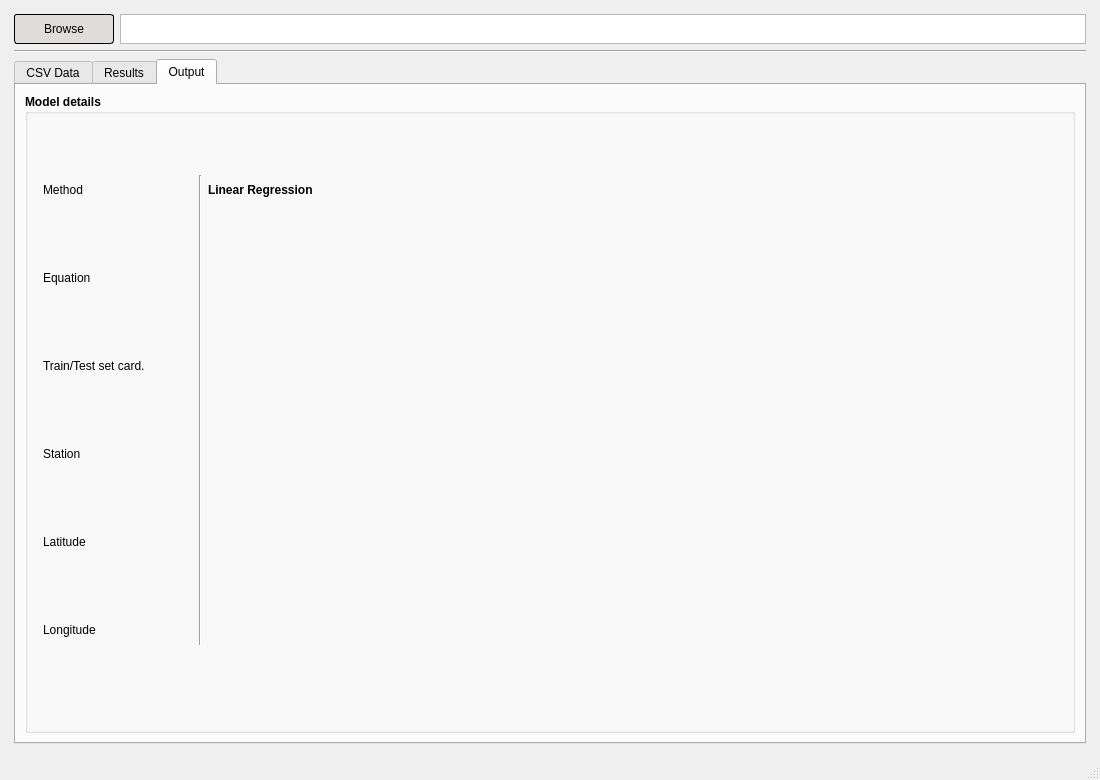
<?xml version="1.0" encoding="UTF-8"?>
<ui version="4.0">
 <class>MainWindow</class>
 <widget class="QMainWindow" name="MainWindow">
  <property name="geometry">
   <rect>
    <x>0</x>
    <y>0</y>
    <width>1100</width>
    <height>780</height>
   </rect>
  </property>
  <property name="windowTitle">
   <string>MainWindow</string>
  </property>
  <property name="windowIcon">
   <iconset resource="resource.qrc">
    <normaloff>:/img/icons/river-icon.png</normaloff>
    <disabledoff>:/img/icons/river-icon.png</disabledoff>:/img/icons/river-icon.png</iconset>
  </property>
  <property name="styleSheet">
   <string notr="true">QPushButton {
	border-radius: 3px;
	background-color: rgb(223, 220, 220);
	border: 1px solid black;
}

QPushButton:hover {
	border-radius: 3px;
	background-color: rgb(206, 251, 255);
	border: 1px solid black;
}

QPushButton:pressed {
  background-color: qlineargradient(x1: 0, y1: 0, x2: 0, y2: 1,
                                      stop: 0 #dadbde, stop: 1 #f6f7fa);
 }</string>
  </property>
  <property name="locale">
   <locale language="English" country="UnitedStates"/>
  </property>
  <widget class="QWidget" name="centralwidget">
   <layout class="QVBoxLayout" name="verticalLayout_2">
    <item>
     <layout class="QGridLayout" name="gridLayout">
      <property name="leftMargin">
       <number>5</number>
      </property>
      <property name="topMargin">
       <number>5</number>
      </property>
      <property name="rightMargin">
       <number>5</number>
      </property>
      <property name="bottomMargin">
       <number>5</number>
      </property>
      <item row="3" column="0" colspan="2">
       <widget class="Line" name="line">
        <property name="orientation">
         <enum>Qt::Horizontal</enum>
        </property>
       </widget>
      </item>
      <item row="2" column="0">
       <widget class="QPushButton" name="browseCsvPushButton">
        <property name="minimumSize">
         <size>
          <width>100</width>
          <height>30</height>
         </size>
        </property>
        <property name="maximumSize">
         <size>
          <width>100</width>
          <height>16777215</height>
         </size>
        </property>
        <property name="text">
         <string>Browse</string>
        </property>
        <property name="icon">
         <iconset resource="resource.qrc">
          <normaloff>:/img/icons/file.ico</normaloff>:/img/icons/file.ico</iconset>
        </property>
       </widget>
      </item>
      <item row="2" column="1">
       <widget class="QTextBrowser" name="browseFileName">
        <property name="minimumSize">
         <size>
          <width>0</width>
          <height>30</height>
         </size>
        </property>
        <property name="maximumSize">
         <size>
          <width>16777215</width>
          <height>30</height>
         </size>
        </property>
        <property name="overwriteMode">
         <bool>true</bool>
        </property>
       </widget>
      </item>
      <item row="4" column="0" colspan="2">
       <widget class="QTabWidget" name="tabWidget">
        <property name="tabPosition">
         <enum>QTabWidget::North</enum>
        </property>
        <property name="currentIndex">
         <number>2</number>
        </property>
        <property name="elideMode">
         <enum>Qt::ElideNone</enum>
        </property>
        <property name="documentMode">
         <bool>false</bool>
        </property>
        <widget class="QWidget" name="tab_2">
         <attribute name="title">
          <string>CSV Data</string>
         </attribute>
         <layout class="QGridLayout" name="gridLayout_6">
          <item row="0" column="0">
           <layout class="QGridLayout" name="gridLayout_3">
            <item row="1" column="0">
             <widget class="QTableView" name="csvDataTable"/>
            </item>
            <item row="0" column="0">
             <widget class="QLabel" name="label">
              <property name="font">
               <font>
                <pointsize>12</pointsize>
                <weight>75</weight>
                <italic>false</italic>
                <bold>true</bold>
                <stylestrategy>PreferAntialias</stylestrategy>
               </font>
              </property>
              <property name="text">
               <string>Data table</string>
              </property>
              <property name="textFormat">
               <enum>Qt::AutoText</enum>
              </property>
              <property name="alignment">
               <set>Qt::AlignCenter</set>
              </property>
             </widget>
            </item>
           </layout>
          </item>
         </layout>
        </widget>
        <widget class="QWidget" name="tab">
         <attribute name="title">
          <string>Results</string>
         </attribute>
         <layout class="QGridLayout" name="gridLayout_5">
          <item row="1" column="0">
           <layout class="QGridLayout" name="gridLayout_4">
            <item row="0" column="0">
             <widget class="QPushButton" name="buildLinearModel">
              <property name="minimumSize">
               <size>
                <width>0</width>
                <height>30</height>
               </size>
              </property>
              <property name="maximumSize">
               <size>
                <width>150</width>
                <height>16777215</height>
               </size>
              </property>
              <property name="text">
               <string>Build Linear Model</string>
              </property>
              <property name="icon">
               <iconset resource="resource.qrc">
                <normaloff>:/img/icons/regression-icon.png</normaloff>:/img/icons/regression-icon.png</iconset>
              </property>
              <property name="iconSize">
               <size>
                <width>25</width>
                <height>25</height>
               </size>
              </property>
              <property name="autoDefault">
               <bool>false</bool>
              </property>
              <property name="default">
               <bool>false</bool>
              </property>
             </widget>
            </item>
            <item row="0" column="4">
             <widget class="QPushButton" name="clearPlotButton">
              <property name="minimumSize">
               <size>
                <width>0</width>
                <height>30</height>
               </size>
              </property>
              <property name="maximumSize">
               <size>
                <width>100</width>
                <height>16777215</height>
               </size>
              </property>
              <property name="text">
               <string>Clear all</string>
              </property>
              <property name="icon">
               <iconset resource="resource.qrc">
                <normaloff>:/img/icons/red_cross.ico</normaloff>:/img/icons/red_cross.ico</iconset>
              </property>
              <property name="iconSize">
               <size>
                <width>20</width>
                <height>20</height>
               </size>
              </property>
              <property name="checkable">
               <bool>false</bool>
              </property>
              <property name="checked">
               <bool>false</bool>
              </property>
              <property name="autoRepeat">
               <bool>false</bool>
              </property>
             </widget>
            </item>
            <item row="0" column="2">
             <widget class="QCheckBox" name="scatterShow">
              <property name="maximumSize">
               <size>
                <width>100</width>
                <height>16777215</height>
               </size>
              </property>
              <property name="text">
               <string>Scatter</string>
              </property>
              <property name="checked">
               <bool>true</bool>
              </property>
             </widget>
            </item>
            <item row="0" column="1">
             <widget class="QCheckBox" name="checkBox">
              <property name="maximumSize">
               <size>
                <width>100</width>
                <height>16777215</height>
               </size>
              </property>
              <property name="text">
               <string>Line</string>
              </property>
              <property name="checked">
               <bool>true</bool>
              </property>
             </widget>
            </item>
            <item row="1" column="0" colspan="5">
             <layout class="QGridLayout" name="plotLayout"/>
            </item>
           </layout>
          </item>
         </layout>
        </widget>
        <widget class="QWidget" name="tab_3">
         <attribute name="title">
          <string>Output</string>
         </attribute>
         <layout class="QGridLayout" name="gridLayout_7">
          <item row="0" column="0">
           <layout class="QGridLayout" name="gridLayout_2">
            <item row="0" column="0">
             <widget class="QGroupBox" name="groupBox">
              <property name="font">
               <font>
                <pointsize>9</pointsize>
                <weight>75</weight>
                <bold>true</bold>
               </font>
              </property>
              <property name="title">
               <string>Model details</string>
              </property>
              <layout class="QGridLayout" name="gridLayout_9">
               <item row="0" column="0">
                <layout class="QGridLayout" name="gridLayout_8">
                 <property name="leftMargin">
                  <number>6</number>
                 </property>
                 <item row="0" column="0">
                  <widget class="QLabel" name="label_2">
                   <property name="minimumSize">
                    <size>
                     <width>0</width>
                     <height>20</height>
                    </size>
                   </property>
                   <property name="maximumSize">
                    <size>
                     <width>150</width>
                     <height>30</height>
                    </size>
                   </property>
                   <property name="font">
                    <font>
                     <pointsize>9</pointsize>
                     <weight>50</weight>
                     <bold>false</bold>
                    </font>
                   </property>
                   <property name="layoutDirection">
                    <enum>Qt::LeftToRight</enum>
                   </property>
                   <property name="text">
                    <string>Method</string>
                   </property>
                   <property name="alignment">
                    <set>Qt::AlignLeading|Qt::AlignLeft|Qt::AlignVCenter</set>
                   </property>
                  </widget>
                 </item>
                 <item row="0" column="1" rowspan="6">
                  <widget class="Line" name="line_2">
                   <property name="orientation">
                    <enum>Qt::Vertical</enum>
                   </property>
                  </widget>
                 </item>
                 <item row="0" column="2">
                  <widget class="QLabel" name="methodLabel">
                   <property name="font">
                    <font>
                     <pointsize>9</pointsize>
                     <weight>75</weight>
                     <bold>true</bold>
                    </font>
                   </property>
                   <property name="text">
                    <string>Linear Regression</string>
                   </property>
                  </widget>
                 </item>
                 <item row="1" column="0">
                  <widget class="QLabel" name="label_3">
                   <property name="minimumSize">
                    <size>
                     <width>0</width>
                     <height>20</height>
                    </size>
                   </property>
                   <property name="maximumSize">
                    <size>
                     <width>150</width>
                     <height>30</height>
                    </size>
                   </property>
                   <property name="font">
                    <font>
                     <pointsize>9</pointsize>
                     <weight>50</weight>
                     <bold>false</bold>
                    </font>
                   </property>
                   <property name="text">
                    <string>Equation</string>
                   </property>
                  </widget>
                 </item>
                 <item row="4" column="0">
                  <widget class="QLabel" name="label_5">
                   <property name="minimumSize">
                    <size>
                     <width>150</width>
                     <height>20</height>
                    </size>
                   </property>
                   <property name="maximumSize">
                    <size>
                     <width>150</width>
                     <height>30</height>
                    </size>
                   </property>
                   <property name="font">
                    <font>
                     <pointsize>9</pointsize>
                     <weight>50</weight>
                     <bold>false</bold>
                    </font>
                   </property>
                   <property name="text">
                    <string>Latitude</string>
                   </property>
                  </widget>
                 </item>
                 <item row="2" column="2">
                  <widget class="QLabel" name="cardLabel">
                   <property name="minimumSize">
                    <size>
                     <width>150</width>
                     <height>0</height>
                    </size>
                   </property>
                   <property name="maximumSize">
                    <size>
                     <width>16777215</width>
                     <height>30</height>
                    </size>
                   </property>
                   <property name="font">
                    <font>
                     <pointsize>9</pointsize>
                     <weight>75</weight>
                     <bold>true</bold>
                    </font>
                   </property>
                   <property name="text">
                    <string/>
                   </property>
                  </widget>
                 </item>
                 <item row="3" column="2">
                  <widget class="QLabel" name="stationLabel">
                   <property name="minimumSize">
                    <size>
                     <width>150</width>
                     <height>0</height>
                    </size>
                   </property>
                   <property name="maximumSize">
                    <size>
                     <width>16777215</width>
                     <height>30</height>
                    </size>
                   </property>
                   <property name="font">
                    <font>
                     <pointsize>9</pointsize>
                     <weight>75</weight>
                     <bold>true</bold>
                    </font>
                   </property>
                   <property name="text">
                    <string/>
                   </property>
                  </widget>
                 </item>
                 <item row="4" column="2">
                  <widget class="QLabel" name="latLabel">
                   <property name="minimumSize">
                    <size>
                     <width>150</width>
                     <height>0</height>
                    </size>
                   </property>
                   <property name="maximumSize">
                    <size>
                     <width>16777215</width>
                     <height>30</height>
                    </size>
                   </property>
                   <property name="font">
                    <font>
                     <pointsize>9</pointsize>
                     <weight>75</weight>
                     <bold>true</bold>
                    </font>
                   </property>
                   <property name="text">
                    <string/>
                   </property>
                  </widget>
                 </item>
                 <item row="3" column="0">
                  <widget class="QLabel" name="label_12">
                   <property name="minimumSize">
                    <size>
                     <width>150</width>
                     <height>0</height>
                    </size>
                   </property>
                   <property name="maximumSize">
                    <size>
                     <width>16777215</width>
                     <height>30</height>
                    </size>
                   </property>
                   <property name="font">
                    <font>
                     <pointsize>9</pointsize>
                     <weight>50</weight>
                     <bold>false</bold>
                    </font>
                   </property>
                   <property name="text">
                    <string>Station</string>
                   </property>
                  </widget>
                 </item>
                 <item row="5" column="0">
                  <widget class="QLabel" name="label_6">
                   <property name="minimumSize">
                    <size>
                     <width>150</width>
                     <height>0</height>
                    </size>
                   </property>
                   <property name="maximumSize">
                    <size>
                     <width>150</width>
                     <height>30</height>
                    </size>
                   </property>
                   <property name="font">
                    <font>
                     <pointsize>9</pointsize>
                     <weight>50</weight>
                     <bold>false</bold>
                    </font>
                   </property>
                   <property name="text">
                    <string>Longitude</string>
                   </property>
                  </widget>
                 </item>
                 <item row="2" column="0">
                  <widget class="QLabel" name="label_4">
                   <property name="minimumSize">
                    <size>
                     <width>0</width>
                     <height>20</height>
                    </size>
                   </property>
                   <property name="maximumSize">
                    <size>
                     <width>150</width>
                     <height>30</height>
                    </size>
                   </property>
                   <property name="font">
                    <font>
                     <pointsize>9</pointsize>
                     <weight>50</weight>
                     <bold>false</bold>
                    </font>
                   </property>
                   <property name="text">
                    <string>Train/Test set card.</string>
                   </property>
                  </widget>
                 </item>
                 <item row="1" column="2">
                  <widget class="QLabel" name="equationLabel">
                   <property name="font">
                    <font>
                     <pointsize>9</pointsize>
                     <weight>75</weight>
                     <bold>true</bold>
                    </font>
                   </property>
                   <property name="text">
                    <string/>
                   </property>
                  </widget>
                 </item>
                 <item row="5" column="2">
                  <widget class="QLabel" name="longLabel">
                   <property name="minimumSize">
                    <size>
                     <width>150</width>
                     <height>0</height>
                    </size>
                   </property>
                   <property name="maximumSize">
                    <size>
                     <width>16777215</width>
                     <height>30</height>
                    </size>
                   </property>
                   <property name="font">
                    <font>
                     <pointsize>9</pointsize>
                     <weight>75</weight>
                     <bold>true</bold>
                    </font>
                   </property>
                   <property name="text">
                    <string/>
                   </property>
                  </widget>
                 </item>
                 <item row="7" column="0" colspan="4">
                  <spacer name="horizontalSpacer">
                   <property name="orientation">
                    <enum>Qt::Horizontal</enum>
                   </property>
                   <property name="sizeHint" stdset="0">
                    <size>
                     <width>40</width>
                     <height>20</height>
                    </size>
                   </property>
                  </spacer>
                 </item>
                </layout>
               </item>
              </layout>
             </widget>
            </item>
           </layout>
          </item>
         </layout>
        </widget>
       </widget>
      </item>
     </layout>
    </item>
   </layout>
  </widget>
  <widget class="QStatusBar" name="statusbar"/>
  <widget class="QMenuBar" name="menubar">
   <property name="geometry">
    <rect>
     <x>0</x>
     <y>0</y>
     <width>1100</width>
     <height>26</height>
    </rect>
   </property>
  </widget>
 </widget>
 <tabstops>
  <tabstop>browseCsvPushButton</tabstop>
  <tabstop>tabWidget</tabstop>
  <tabstop>browseFileName</tabstop>
 </tabstops>
 <resources>
  <include location="resource.qrc"/>
 </resources>
 <connections/>
</ui>
